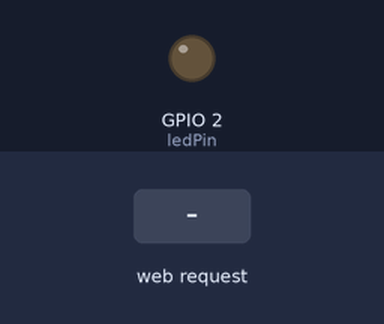
Recording of a sketch running on a simulated ESP8266 (NodeMCU). On the bench: output pins drawn as LEDs (lit = HIGH). Inputs (shaded band) come from the test bench. WiFi joins after 1.5 s; servers stay silent unless stated; what the sketch prints to the serial monitor is not drawn.

Above: at 3.2 s.
3.3 s: HTTP request GET /off received
At 3.7 s:
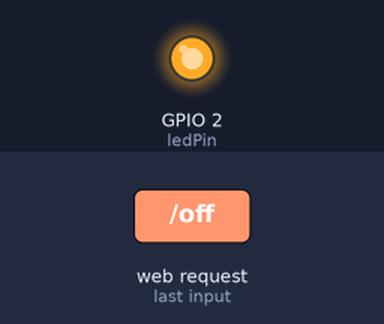
4.8 s: HTTP request GET /on received
At 6.0 s:
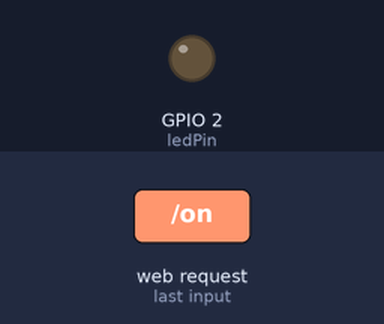
6.3 s: HTTP request GET /off?message=1 received
At 7.2 s:
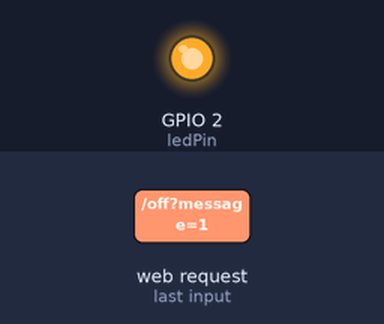
Timing chart, 0 to 9.3 s (numbered marks = the images above; inputs shaded):
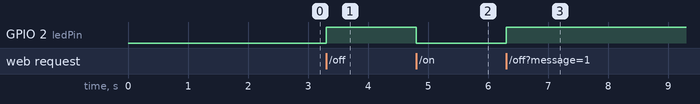

Measured:
- after the input at 3.3 s, GPIO 2 (ledPin): LOW → HIGH at once
- after the input at 4.8 s, GPIO 2 (ledPin): HIGH → LOW at once
- after the input at 6.3 s, GPIO 2 (ledPin): LOW → HIGH at once

The sketch:

Test_LEDOnOff.ino
```cpp
#include <ESP8266WiFi.h>
#include <ESP8266WebServer.h>

const char* ssid = "ditoge03";
const char* password = "mitko111";

IPAddress staticIP(192,168,0,9); // Set the desired static IP address
IPAddress gateway(192,168,0,1);
IPAddress subnet(255, 255, 255, 0);

ESP8266WebServer server(80);

const int ledPin = 2; // D2 pin on ESP8266

void setup() {
  pinMode(ledPin, OUTPUT);
  digitalWrite(ledPin, LOW);

  Serial.begin(115200);

  // Connect to Wi-Fi with static IP
  WiFi.begin(ssid, password);
  WiFi.config(staticIP, gateway, subnet);

  while (WiFi.status() != WL_CONNECTED) {
    delay(1000);
    Serial.println("Connecting to WiFi...");
  }

  Serial.println("Connected to WiFi");
  Serial.print("IP address: ");
  Serial.println(WiFi.localIP());

  server.on("/", HTTP_GET, []() {
    server.send(200, "text/html",
                "<html><body>"
                "<h1>ESP8266 Web Server</h1>"
                "<h2>Get http request demo:</h2>"
                "<p><a href=\"/on\"><button>ON</button></a></p>"
                "<p><a href=\"/off\"><button>OFF</button></a></p>"
                "<h2>Post http request demo:</h2>"
                "<form method='post' action='/message'>"
                "<input type='text' name='message'>"
                "<input type='submit' value='Submit'>"
                "</form>"
                "</body></html>");
  });

 server.on("/off", HTTP_GET, []() {
    digitalWrite(ledPin, HIGH);
    server.send(200, "text/plain", "LED is OFF");
  });

  server.on("/on", HTTP_GET, []() {
    digitalWrite(ledPin, LOW);
    server.send(200, "text/plain", "LED is ON");
  });

  server.on("/message", HTTP_POST, []() {
    if (server.hasArg("message")) {
      String message = server.arg("message");
      Serial.print("Received message: ");
      Serial.println(message);
      server.send(200, "text/plain", "Message received and displayed on Serial Monitor");
    } else {
      server.send(400, "text/plain", "Bad Request");
    }
  });


  server.begin();
  Serial.println("HTTP server started");
}

void loop() {
  server.handleClient();
}
```
